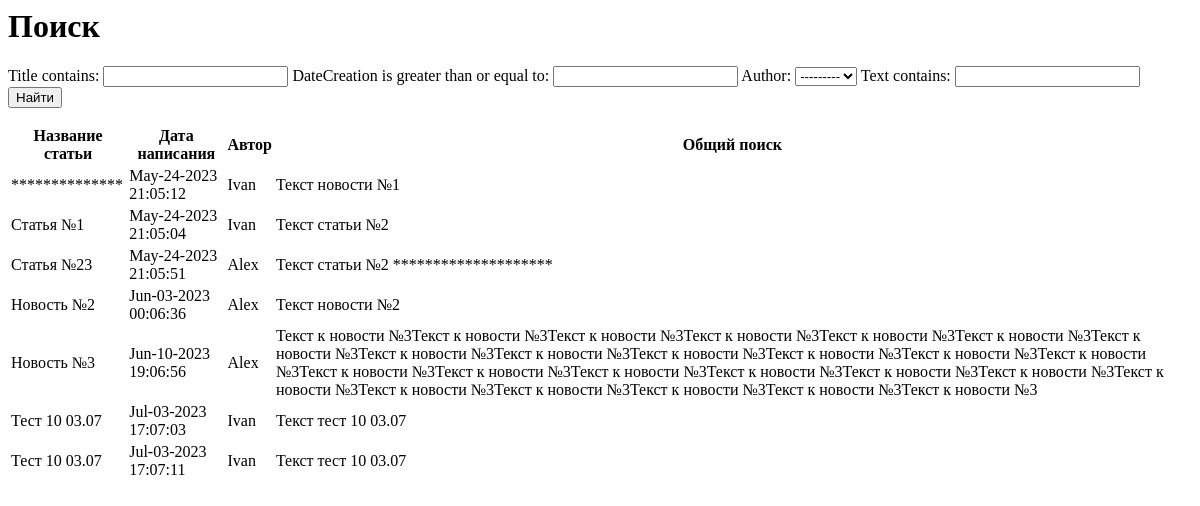
Page /news/search/ on the earlier database version.
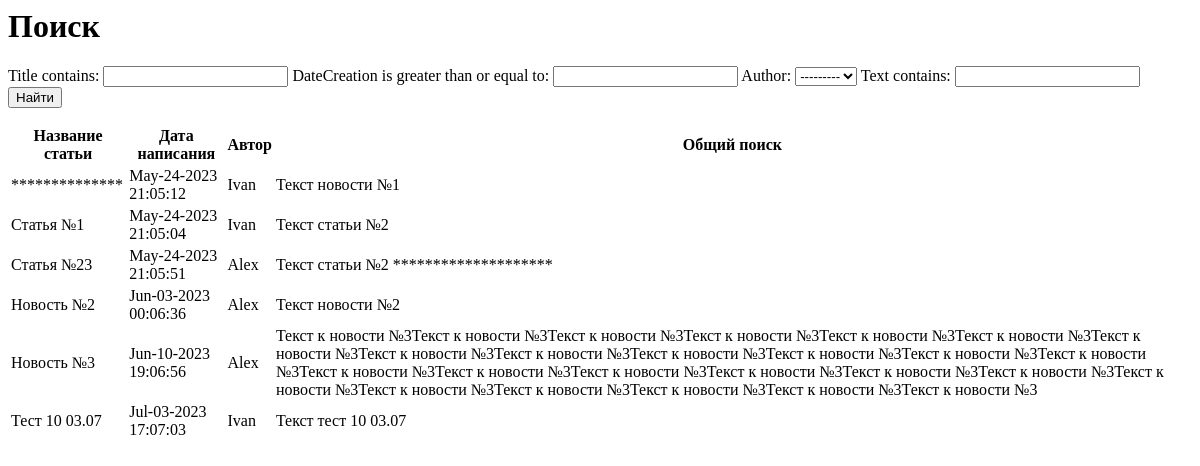
Same page on the later database version.
### newapp/models.py (models this page shows, shortened)
class Post(models.Model):
    author = models.ForeignKey(Author, on_delete=models.CASCADE)
    NEWS = 'NW'
    ARTICLE = 'AR'
    CATEGORY_CHOICES = (
        (NEWS, 'Новость'),
        (ARTICLE, 'Статья'),
    )
    categoryType = models.CharField(max_length=2, choices=CATEGORY_CHOICES, default=ARTICLE)
    dateCreation = models.DateTimeField(auto_now_add=True)
    postCategory = models.ManyToManyField(Category, through='PostCategory')
    title = models.CharField(max_length=128)
    text = models.TextField()
    rating = models.SmallIntegerField(default=0)

class Author(models.Model):
    authorUser = models.OneToOneField(User, on_delete=models.CASCADE)
    ratingAuthor = models.SmallIntegerField(default=0)
    def __str__(self):
        return self.authorUser.username

### newapp/views.py (the view)
# urls.py: path('search/', SearchListView.as_view()),
class SearchListView(ListView):
    model = Post
    template_name = 'search.html'
    context_object_name = 'search'
    def get_context_data(self, **kwargs):
        context = super().get_context_data(**kwargs)
        context['filter'] = NewsFilter(self.request.GET, queryset=self.get_queryset())
        return context

### newapp/templatetags/custom_filters.py (called while the page is built)
@register.filter(name='censor')
def censor(value):
    censored_words = ['плохое_слово_1', 'нежелательное_слово2', 'нежелательное_слово3']
    censored_value = value
    for word in censored_words:
        censored_value = censored_value.replace(word, '*' * len(word))
    return censored_value

### templates/search.html (shortened to what this page needs)
{% extends 'flatpages/default.html' %}
{% load custom_filters %}
{% block title %}
<h1>Поиск</h1>
{% endblock title %}
{% block content %}
<form method="GET">
    {{ filter.form }}
    <input type="submit" value="Найти">
</form>
<table>
        <thead>
            <th>
                Название статьи
            </th>
            <th>
                Дата написания
            </th>
            <th>
                Автор
            </th>
            <th>
                Общий поиск
            </th>
        </thead>
        {% for new in filter.qs %}
            <tr>
                <td>
                    {{ new.title|censor }}
                </td>
                <td>
                    {{ new.dateCreation|date:'M-d-Y H:m:s' }}
                </td>
                <td>
                    {{ new.author.authorUser }}
                </td>
                <td>
                    {{ new.text|censor }}
                </td>
            </tr>
        {% endfor %}
</table>
{% endblock content %}

### templates/flatpages/default.html (shortened to what this page needs)
{% block title %} {{ flatpage.title }} {% endblock %}
{% block content %}{% endblock %}

Differences in the rows shown:
removed Post: title|censor "Тест 10 03.07", dateCreation "Jul-03-2023 17:07:11", author.authorUser "Ivan", text|censor "Текст тест 10 03.07"
